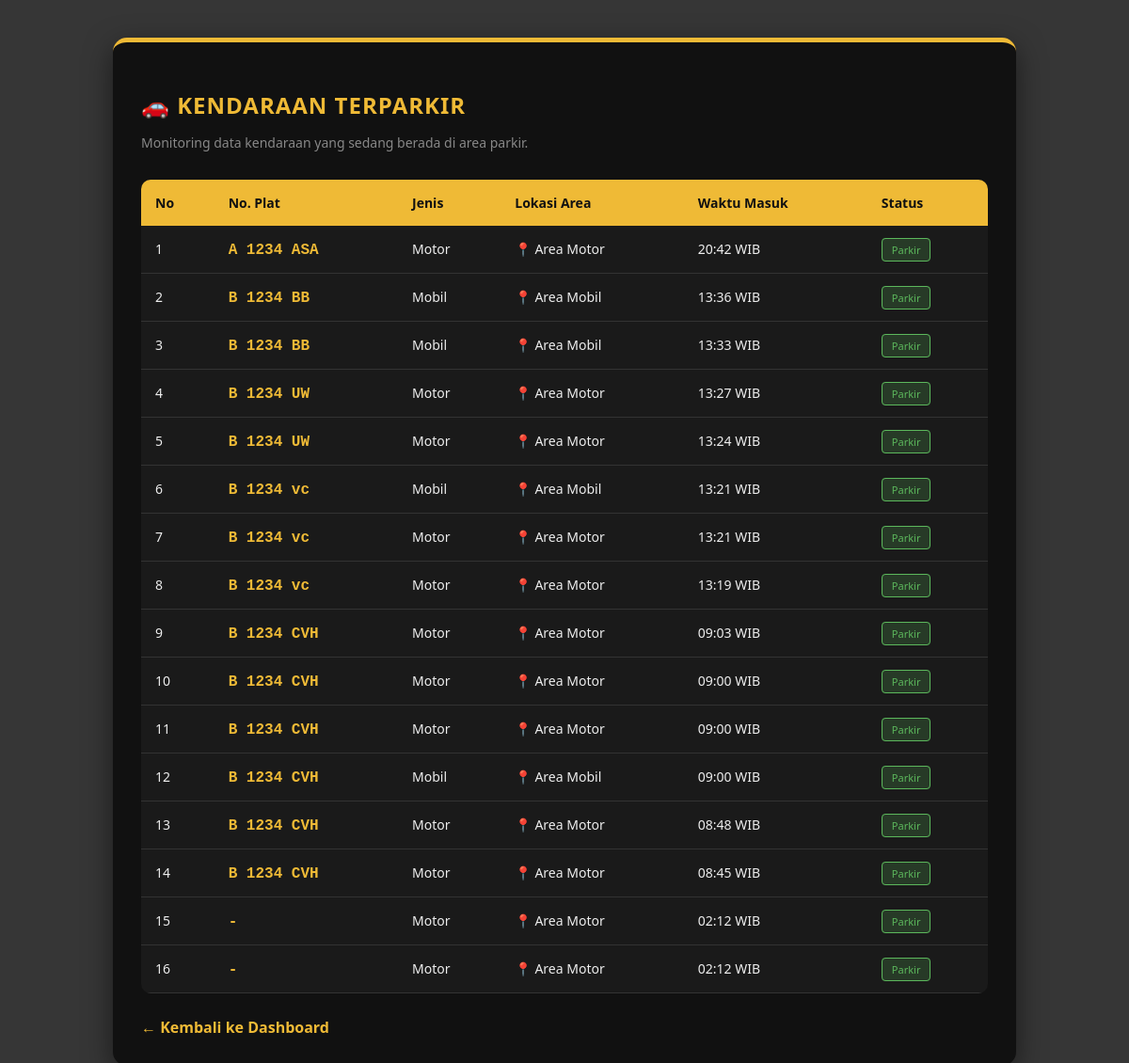
/views/admin/laporan_kendaraan.php (signed in), run on the app's committed database.
### tables this page shows
CREATE TABLE `tb_transaksi` (
  `id_parkir` int(11) NOT NULL,
  `id_kendaraan` int(11) DEFAULT NULL,
  `no_plat` varchar(15) DEFAULT NULL,
  `jenis_kendaraan` enum('motor','mobil') DEFAULT NULL,
  `waktu_masuk` datetime NOT NULL,
  `waktu_keluar` datetime DEFAULT NULL,
  `id_tarif` int(11) DEFAULT NULL,
  `durasi_jam` int(11) DEFAULT NULL,
  `biaya_total` decimal(10,0) DEFAULT NULL,
  `status` enum('masuk','keluar') NOT NULL,
  `id` int(11) DEFAULT NULL,
  `id_area` int(11) DEFAULT NULL
);

CREATE TABLE `area_parkir` (
  `id_area` int(55) NOT NULL,
  `nama_area` varchar(55) NOT NULL,
  `kapasitas` int(15) NOT NULL,
  `terisi` int(50) NOT NULL
);

### Models/m_koneksi.php (called while the page is built, shortened)
<?php
class m_koneksi {
    private $host = "localhost",
            $username = "root",
            $pass = "",
            $db = "ukkpaket2_windamarlianiani";
    function __construct() {
        $this->koneksi = mysqli_connect($this->host, $this->username, $this->pass, $this->db);
    }
}
?>

### Controller/laporankendaraan_c.php (called while the page is built, shortened)
<?php
require_once __DIR__ . "/../Models/m_koneksi.php";
class LaporanKendaraan_c {
    private $koneksi;
    public function __construct() {
        $database = new m_koneksi();
        $this->koneksi = $database->koneksi;
    }
    public function getKendaraanAktif() {
    $sql = "SELECT t.*, a.nama_area
            FROM tb_transaksi t
            LEFT JOIN area_parkir a ON t.id_area = a.id_area
            WHERE t.status = 'masuk' OR t.waktu_keluar IS NULL
            ORDER BY t.waktu_masuk DESC";
    $result = mysqli_query($this->koneksi, $sql);
    return $result;
}
}
?>

### views/admin/laporan_kendaraan.php (the view, shortened to what this page needs)
<?php
require_once "../../Controller/LaporanKendaraan_c.php";
$laporan = new LaporanKendaraan_c();
$query = $laporan->getKendaraanAktif();
?>
<!DOCTYPE html>
<html lang="id">
<head>
</head>
<body>
<div class="container">
    <h2>🚗 Kendaraan Terparkir</h2>
    <p>Monitoring data kendaraan yang sedang berada di area parkir.</p>
    <table>
        <thead>
            <tr>
                <th>No</th>
                <th>No. Plat</th>
                <th>Jenis</th>
                <th>Lokasi Area</th>
                <th>Waktu Masuk</th>
                <th>Status</th>
            </tr>
        </thead>
        <tbody>
    <?php
    $no = 1;
    if (mysqli_num_rows($query) > 0) {
        while($row = mysqli_fetch_assoc($query)):
    ?>
    <tr>
        <td><?= $no++; ?></td>
        <td><span class="plat"><?= $row['no_plat']; ?></span></td>
        <td><?= ucfirst($row['jenis_kendaraan']); ?></td>
        <td>📍 <?= $row['nama_area']; ?></td>
        <td><?= date('H:i', strtotime($row['waktu_masuk'])); ?> WIB</td>
        <td><span class="badge-status">Parkir</span></td>
    </tr>
    <?php
        endwhile;
    } else {
        echo "<tr><td colspan='5' style='text-align:center; padding:20px;'>masi kosong, belum ada yang parkir.</td></tr>";
    }
    ?>
</tbody>
    </table>
    <a href="dashboardmin.php" class="btn-back">← Kembali ke Dashboard</a>
</div>
</body>
</html>

### views/admin/laporan_kendaraan.php (style rules this page uses)
body { background-color: #363636; font-family: 'Segoe UI', sans-serif; color: white; padding: 40px; margin: 0; }
.container { background: #111; padding: 30px; border-radius: 15px; border-top: 5px solid #EFBA36; box-shadow: 0 10px 30px rgba(0,0,0,0.5); max-width: 900px; margin: auto; }
h2 { color: #EFBA36; text-transform: uppercase; letter-spacing: 1px; margin-bottom: 5px; }
p { color: #888; font-size: 14px; margin-bottom: 30px; }
table { width: 100%; border-collapse: collapse; background: #1a1a1a; border-radius: 10px; overflow: hidden; }
th { background: #EFBA36; color: #111; padding: 15px; text-align: left; font-size: 14px; }
td { padding: 15px; border-bottom: 1px solid #333; font-size: 14px; color: #eee; }
.plat { color: #EFBA36; font-weight: bold; font-family: 'Courier New', monospace; font-size: 16px; }
.badge-status { background: rgba(92, 184, 92, 0.2); color: #5cb85c; padding: 4px 10px; border-radius: 4px; font-size: 11px; border: 1px solid #5cb85c; }
.btn-back { display: inline-block; margin-top: 25px; color: #EFBA36; text-decoration: none; font-weight: bold; }

### data on the page
tb_transaksi: no_plat "A 1234 ASA", jenis_kendaraan "Motor", id_area.nama_area "Area Motor", waktu_masuk "20:42"
tb_transaksi: no_plat "B 1234 BB", jenis_kendaraan "Mobil", id_area.nama_area "Area Mobil", waktu_masuk "13:36"
tb_transaksi: no_plat "B 1234 BB", jenis_kendaraan "Mobil", id_area.nama_area "Area Mobil", waktu_masuk "13:33"
tb_transaksi: no_plat "B 1234 UW", jenis_kendaraan "Motor", id_area.nama_area "Area Motor", waktu_masuk "13:27"
tb_transaksi: no_plat "B 1234 UW", jenis_kendaraan "Motor", id_area.nama_area "Area Motor", waktu_masuk "13:24"
tb_transaksi: no_plat "B 1234 vc", jenis_kendaraan "Mobil", id_area.nama_area "Area Mobil", waktu_masuk "13:21"
tb_transaksi: no_plat "B 1234 vc", jenis_kendaraan "Motor", id_area.nama_area "Area Motor", waktu_masuk "13:21"
tb_transaksi: no_plat "B 1234 vc", jenis_kendaraan "Motor", id_area.nama_area "Area Motor", waktu_masuk "13:19"
tb_transaksi: no_plat "B 1234 CVH", jenis_kendaraan "Motor", id_area.nama_area "Area Motor", waktu_masuk "09:03"
tb_transaksi: no_plat "B 1234 CVH", jenis_kendaraan "Motor", id_area.nama_area "Area Motor", waktu_masuk "09:00"
tb_transaksi: no_plat "B 1234 CVH", jenis_kendaraan "Motor", id_area.nama_area "Area Motor", waktu_masuk "09:00"
tb_transaksi: no_plat "B 1234 CVH", jenis_kendaraan "Mobil", id_area.nama_area "Area Mobil", waktu_masuk "09:00"
tb_transaksi: no_plat "B 1234 CVH", jenis_kendaraan "Motor", id_area.nama_area "Area Motor", waktu_masuk "08:48"
tb_transaksi: no_plat "B 1234 CVH", jenis_kendaraan "Motor", id_area.nama_area "Area Motor", waktu_masuk "08:45"
tb_transaksi: no_plat "-", jenis_kendaraan "Motor", id_area.nama_area "Area Motor", waktu_masuk "02:12"
tb_transaksi: no_plat "-", jenis_kendaraan "Motor", id_area.nama_area "Area Motor", waktu_masuk "02:12"
